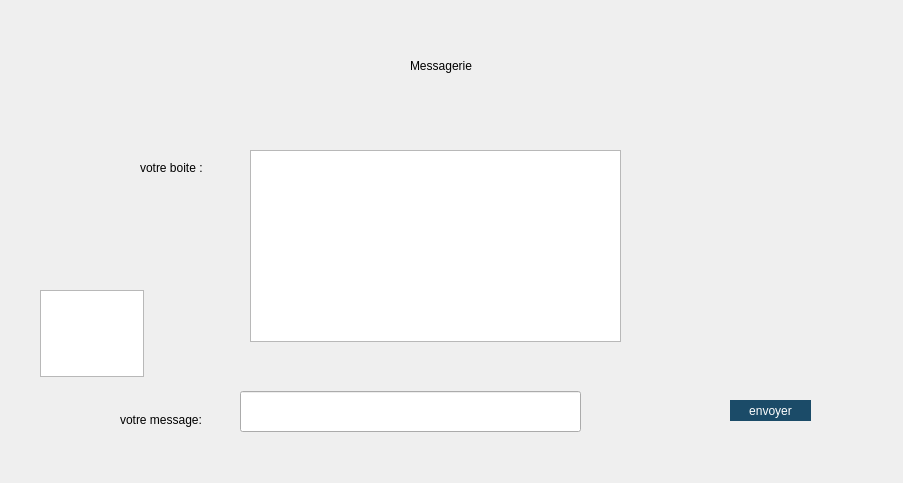
<?xml version="1.0" encoding="UTF-8"?>
<ui version="4.0">
 <class>messagerie</class>
 <widget class="QDialog" name="messagerie">
  <property name="geometry">
   <rect>
    <x>0</x>
    <y>0</y>
    <width>903</width>
    <height>483</height>
   </rect>
  </property>
  <property name="windowTitle">
   <string>Dialog</string>
  </property>
  <widget class="QPushButton" name="pushButton_Mainenvoyer">
   <property name="geometry">
    <rect>
     <x>730</x>
     <y>400</y>
     <width>81</width>
     <height>21</height>
    </rect>
   </property>
   <property name="styleSheet">
    <string notr="true">background-color:rgb(27, 75, 104);
color:white;
border-radius:15px;</string>
   </property>
   <property name="text">
    <string>envoyer</string>
   </property>
  </widget>
  <widget class="QLabel" name="label">
   <property name="geometry">
    <rect>
     <x>410</x>
     <y>50</y>
     <width>221</width>
     <height>31</height>
    </rect>
   </property>
   <property name="text">
    <string>Messagerie</string>
   </property>
  </widget>
  <widget class="QLabel" name="label_2">
   <property name="geometry">
    <rect>
     <x>120</x>
     <y>410</y>
     <width>101</width>
     <height>20</height>
    </rect>
   </property>
   <property name="text">
    <string>votre message:</string>
   </property>
  </widget>
  <widget class="QLabel" name="label_4">
   <property name="geometry">
    <rect>
     <x>140</x>
     <y>160</y>
     <width>101</width>
     <height>16</height>
    </rect>
   </property>
   <property name="text">
    <string>votre boite :</string>
   </property>
  </widget>
  <widget class="QListView" name="messageview">
   <property name="geometry">
    <rect>
     <x>250</x>
     <y>150</y>
     <width>371</width>
     <height>192</height>
    </rect>
   </property>
  </widget>
  <widget class="QLineEdit" name="lineEdit69">
   <property name="geometry">
    <rect>
     <x>240</x>
     <y>391</y>
     <width>341</width>
     <height>41</height>
    </rect>
   </property>
  </widget>
  <widget class="QTextEdit" name="mess">
   <property name="geometry">
    <rect>
     <x>40</x>
     <y>290</y>
     <width>104</width>
     <height>87</height>
    </rect>
   </property>
  </widget>
 </widget>
 <resources/>
 <connections/>
</ui>
